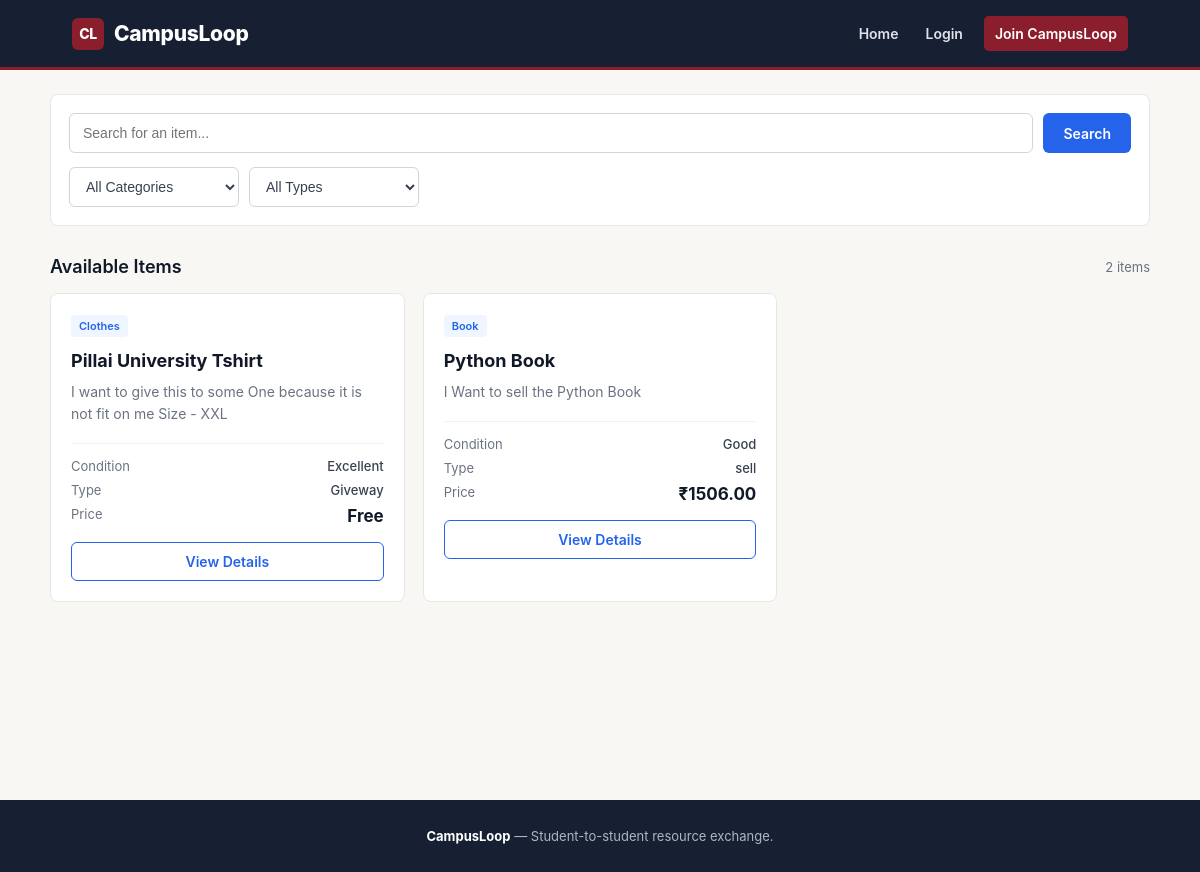
/listings/, run on the app's committed database.
### core/models.py (models this page shows, shortened)
class Listing(models.Model):
    seller = models.ForeignKey(
        User,
        on_delete=models.CASCADE,
        null=True,
        blank=True,
        related_name='listings'
    )
    title = models.CharField(
        max_length=200
    )
    description = models.TextField()
    category = models.CharField(
        max_length=100
    )
    condition = models.CharField(
        max_length=50
    )
    price = models.DecimalField(
        max_digits=10,
        decimal_places=2,
        default=0
    )
    exchange_type = models.CharField(
        max_length=20
    )
    is_available = models.BooleanField(
        default=True
    )
    created_at = models.DateTimeField(
        auto_now_add=True
    )

### core/views.py (the view)
# urls.py: path('listings/', listings, name='listings'),
def listings(request):
    items = Listing.objects.all().order_by('-created_at')
    search = request.GET.get('search', '').strip()
    category = request.GET.get('category', '').strip()
    exchange_type = request.GET.get('exchange_type', '').strip()
    if search:
        items = items.filter(
            Q(title__icontains=search) |
            Q(description__icontains=search) |
            Q(category__icontains=search)
        )
    if category:
        items = items.filter(
            category__iexact=category
        )
    if exchange_type:
        items = items.filter(
            exchange_type__iexact=exchange_type
        )
    return render(
        request,
        'core/listings.html',
        {
            'items': items,
            'search': search,
            'category': category,
            'exchange_type': exchange_type,
        }
    )

### core/templates/core/listings.html (shortened to what this page needs)
{% extends 'core/base.html' %}
{% block content %}
<div class="listings-page">
    <div class="page-header">
        <h1>Browse Items</h1>
        <p>Find useful items shared by students on your campus.</p>
    </div>
    <form method="GET" class="filters">
        <div class="search-row">
            <input
                type="text"
                name="search"
                value="{{ search }}"
                placeholder="Search for an item..."
                class="search-input"
            >
            <button type="submit" class="search-button">
                Search
            </button>
        </div>
        <div class="filter-row">
            <select name="category" class="filter-select">
                <option value="">All Categories</option>
            </select>
            <select name="exchange_type" class="filter-select">
                <option value="">All Types</option>
            </select>
        </div>
    </form>
    <div class="results-header">
        <h2>Available Items</h2>
        <span class="results-count">
            {{ items|length }} item{{ items|length|pluralize }}
        </span>
    </div>
    {% if items %}
        <div class="listings-grid">
            {% for item in items %}
                <div class="listing-card">
                    <span class="listing-category">
                        {{ item.category }}
                    </span>
                    <h3 class="listing-title">
                        {{ item.title }}
                    </h3>
                    <p class="listing-description">
                        {{ item.description|truncatechars:110 }}
                    </p>
                    <div class="listing-details">
                        <div class="detail-row">
                            <span class="detail-label">
                                Condition
                            </span>
                            <span class="detail-value">
                                {{ item.condition }}
                            </span>
                        </div>
                        <div class="detail-row">
                            <span class="detail-label">
                                Type
                            </span>
                            <span class="detail-value">
                                {{ item.exchange_type }}
                            </span>
                        </div>
                        <div class="detail-row">
                            <span class="detail-label">
                                Price
                            </span>
                            <span class="detail-value price">
                                {% if item.price %}
                                    ₹{{ item.price }}
                                {% else %}
                                    Free
                                {% endif %}
                            </span>
                        </div>
                    </div>
                    <a
                        href="{% url 'listing_detail' item.id %}"
                        class="listing-action"
                    >
                        View Details
                    </a>
                </div>
            {% endfor %}
        </div>
    {% endif %}
</div>
{% endblock %}

### core/templates/core/base.html (shortened to what this page needs)
{% load static %}
<!DOCTYPE html>
<html lang="en">
<head>
</head>
<body>
    <nav class="navbar">
        <div class="nav-container">
            <a href="{% url 'home' %}" class="brand">
                <span class="brand-mark">
                    CL
                </span>
                CampusLoop
            </a>
            <div class="nav-links">
                <a href="{% url 'home' %}">
                    Home
                </a>
                {% if user.is_authenticated %}
                    <a href="{% url 'listings' %}">
                        Browse
                    </a>
                    <a href="{% url 'add_listing' %}">
                        Add Item
                    </a>
                    <a href="{% url 'dashboard' %}">
                        Dashboard
                    </a>
                    <a href="{% url 'inbox' %}">
                        Inbox
                    </a>
                    <form method="POST"
                          action="{% url 'logout' %}"
                          class="logout-form">
                        {% csrf_token %}
                        <button type="submit"
                                class="logout-btn">
                            Logout
                        </button>
                    </form>
                {% else %}
                    <a href="{% url 'login' %}">
                        Login
                    </a>
                    <a href="{% url 'register' %}"
                       class="nav-primary">
                        Join CampusLoop
                    </a>
                {% endif %}
            </div>
        </div>
    </nav>
    <main>
        {% block content %}
        {% endblock %}
    </main>
    {% if request.resolver_match.url_name != 'home' %}
        <footer class="site-footer">
            <p>
                <strong>CampusLoop</strong>
                — Student-to-student resource exchange.
            </p>
        </footer>
    {% endif %}
</body>
</html>

### core/templates/core/base.html (style rules this page uses)
:root { --maroon: #8b1e2d; --maroon-dark: #701724; --navy: #172033; --navy-dark: #0f1726; --gold: #c9a227; --text: #172033; --muted: #69707d; --border: #e3e1dc; --cream: #f8f7f4; --white: #ffffff; }
* { box-sizing: border-box; }
html { scroll-behavior: smooth; }
body { margin: 0; font-family: Inter, -apple-system, BlinkMacSystemFont, "Segoe UI", Arial, sans-serif; background: var(--cream); color: var(--text); }
.navbar { position: fixed; top: 0; left: 0; right: 0; height: 70px; background: var(--navy); border-bottom: 3px solid var(--maroon); display: flex; align-items: center; z-index: 1000; }
.nav-container { width: 100%; max-width: 1200px; margin: 0 auto; padding: 0 6%; display: flex; align-items: center; justify-content: space-between; gap: 25px; }
.brand { display: flex; align-items: center; gap: 10px; color: white; text-decoration: none; font-size: 21px; font-weight: 800; letter-spacing: -0.3px; white-space: nowrap; }
.brand-mark { width: 32px; height: 32px; display: flex; align-items: center; justify-content: center; background: var(--maroon); border-radius: 6px; color: white; font-size: 14px; font-weight: 800; }
.nav-links { display: flex; align-items: center; gap: 5px; }
.nav-links a { color: #dfe3e9; text-decoration: none; font-size: 14px; font-weight: 600; padding: 9px 11px; border-radius: 5px; transition: background 0.2s ease, color 0.2s ease; }
.nav-links .nav-primary { background: var(--maroon); color: white; margin-left: 5px; }
main { min-height: 100vh; }
h1, h2, h3, h4 { color: var(--text); }
p { color: var(--muted); }
a { color: var(--maroon); }
button { font-family: inherit; }
.site-footer { background: var(--navy); color: #cdd2da; padding: 28px 6%; text-align: center; font-size: 13px; }
.site-footer p { margin: 0; color: #aeb5c0; }
.site-footer strong { color: white; }

### core/templates/core/listings.html (style rules this page uses)
.listings-page { max-width: 1100px; margin: 0 auto; }
.page-header { margin-bottom: 28px; }
.page-header h1 { margin: 0 0 8px; font-size: 32px; font-weight: 700; color: #111827; letter-spacing: -0.5px; }
.page-header p { margin: 0; color: #6b7280; font-size: 15px; }
.filters { background: #ffffff; border: 1px solid #e5e7eb; border-radius: 8px; padding: 18px; margin-bottom: 30px; }
.search-row { display: flex; gap: 10px; margin-bottom: 14px; }
.search-input { flex: 1; padding: 11px 13px; border: 1px solid #d1d5db; border-radius: 6px; font-size: 14px; outline: none; color: #111827; }
.search-button { padding: 11px 20px; background: #2563eb; color: white; border: none; border-radius: 6px; font-size: 14px; font-weight: 600; cursor: pointer; }
.filter-row { display: flex; gap: 10px; flex-wrap: wrap; }
.filter-select { min-width: 170px; padding: 10px 12px; border: 1px solid #d1d5db; border-radius: 6px; background: white; color: #374151; font-size: 14px; outline: none; }
.results-header { display: flex; justify-content: space-between; align-items: center; margin-bottom: 16px; }
.results-header h2 { margin: 0; font-size: 18px; font-weight: 600; color: #111827; }
.results-count { color: #6b7280; font-size: 13px; }
.listings-grid { display: grid; grid-template-columns: repeat(3, 1fr); gap: 18px; }
.listing-card { background: #ffffff; border: 1px solid #e5e7eb; border-radius: 8px; padding: 20px; transition: border-color 0.15s ease, box-shadow 0.15s ease; }
.listing-category { display: inline-block; font-size: 11px; font-weight: 600; color: #2563eb; background: #eff6ff; padding: 4px 8px; border-radius: 4px; margin-bottom: 12px; }
.listing-title { margin: 0 0 8px; font-size: 18px; line-height: 1.35; font-weight: 650; color: #111827; }
.listing-description { margin: 0 0 18px; color: #6b7280; font-size: 14px; line-height: 1.55; }
.listing-details { border-top: 1px solid #f0f1f3; padding-top: 14px; margin-bottom: 16px; }
.detail-row { display: flex; justify-content: space-between; margin-bottom: 8px; font-size: 13px; }
.detail-label { color: #6b7280; }
.detail-value { color: #374151; font-weight: 500; text-align: right; }
.price { font-size: 17px; font-weight: 700; color: #111827; }
.listing-action { display: block; width: 100%; box-sizing: border-box; text-align: center; padding: 10px 14px; border: 1px solid #2563eb; border-radius: 6px; color: #2563eb; text-decoration: none; font-size: 14px; font-weight: 600; }

### data on the page
Listing: category "Clothes", title "Pillai University Tshirt", description "I want to give this to some One because it is not fit on me Size - XXL", condition "Excellent", exchange_type "Giveway", price "Free"
Listing: category "Book", title "Python Book", description "I Want to sell the Python Book", condition "Good", exchange_type "sell", price "1506.00"

### other printed values
{{ items|length }} "2"
